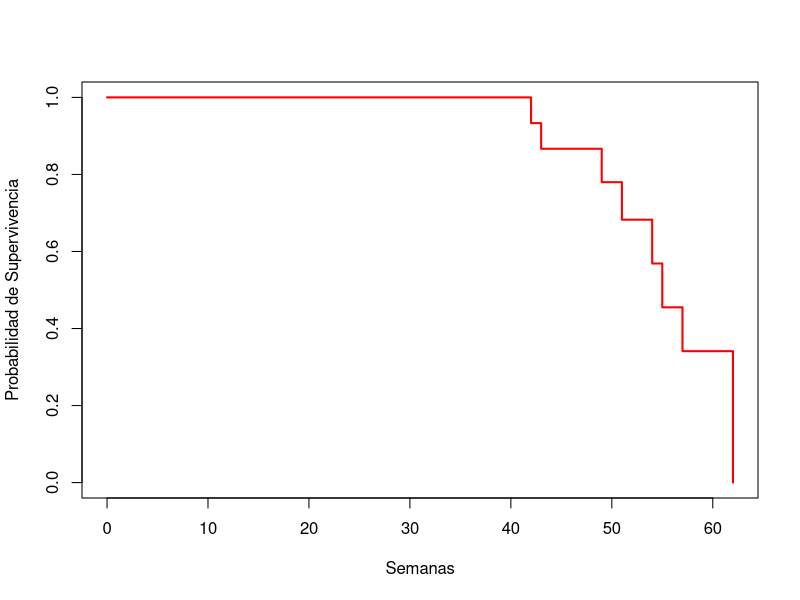

Here is the R script that generated this plot:
## ---- chunk 1
knitr::opts_chunk$set(echo = TRUE)
## ---- chunk 2
library(survival)

time<-c(55,62,57,48,47,54,42,43,59,57,49,52,51,43,49)
status<-c(1,1,1,0,0,1,1,0,0,0,0,0,1,1,1)

datum = data.frame(time,status)

modelo = survfit(Surv(time,status)~1, data = datum, se.fit=T, conf.int=.95,type = "kaplan-meier")

plot(modelo, col="red", lwd=2, conf.int = F, xlab = "Semanas", ylab = "Probabilidad de Supervivencia")

## ---- chunk 3

summary(modelo)

